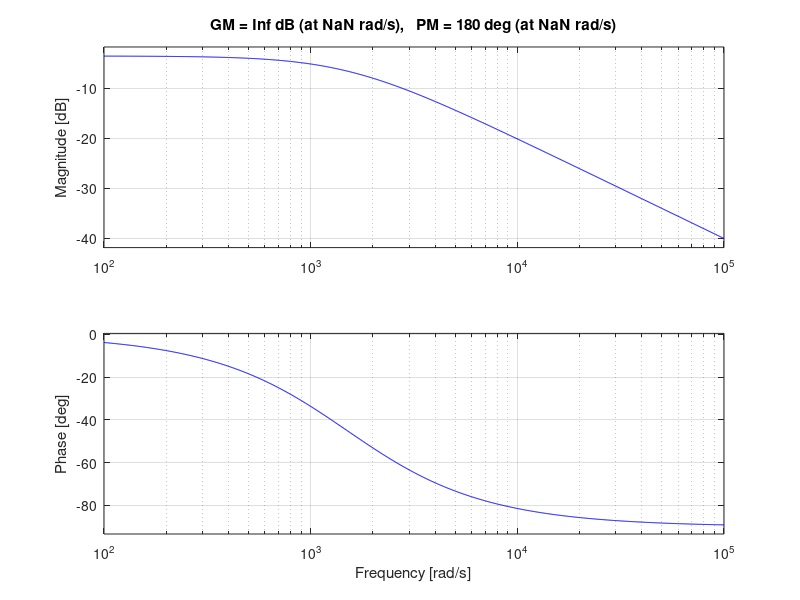
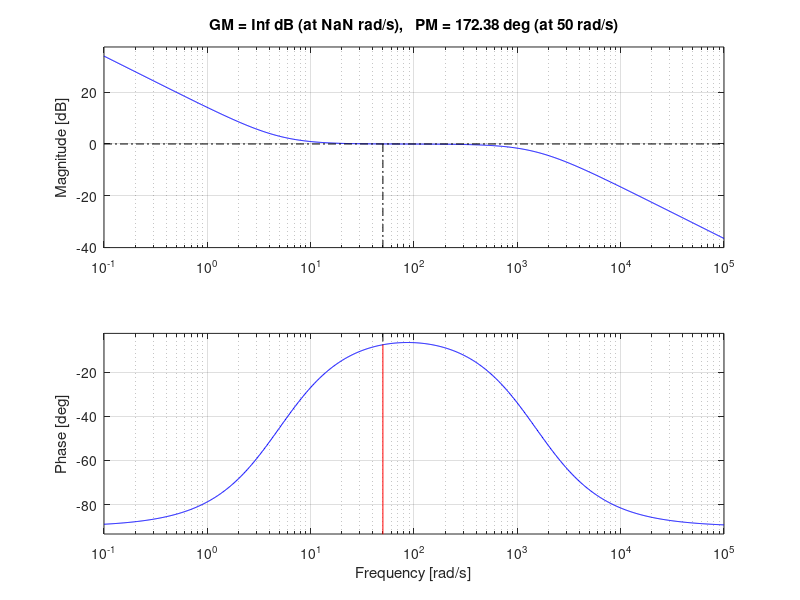
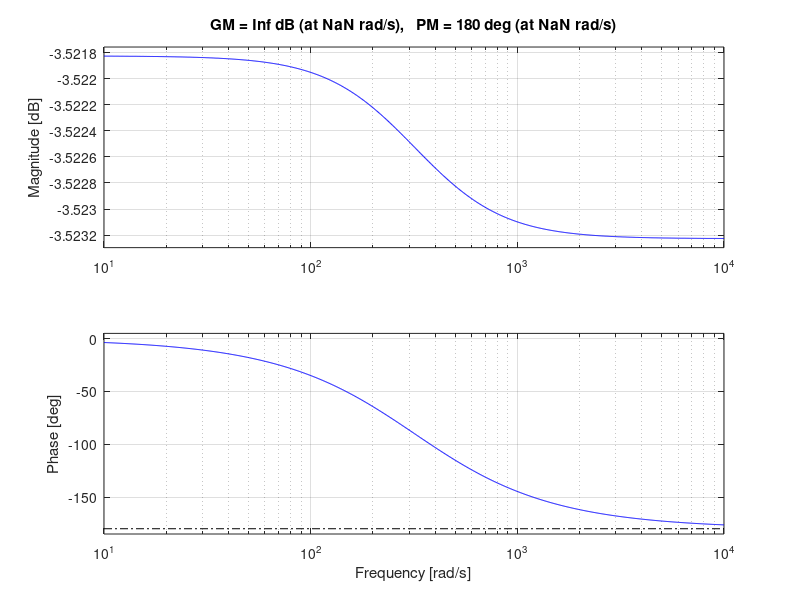
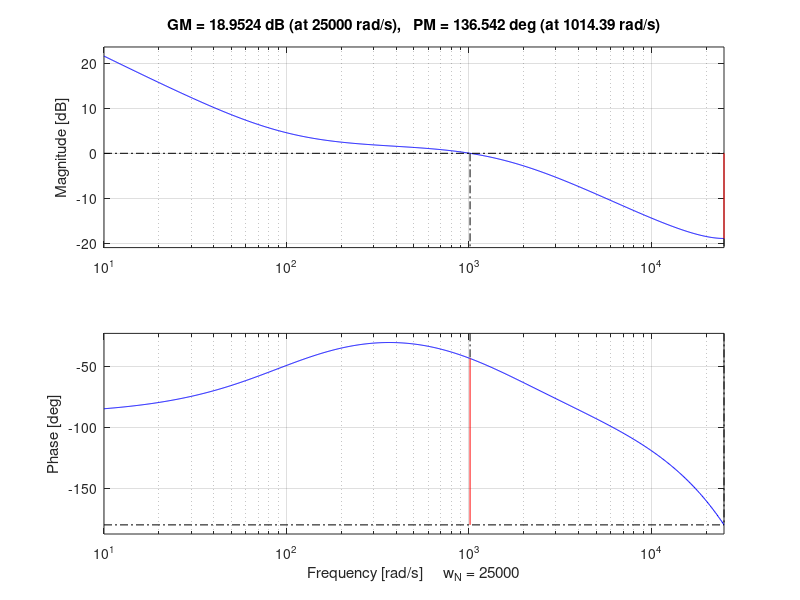

These charts were generated, in order, by the following MATLAB code: (Note: this script raises an error after producing the figures.)
clear, close all, clc

% Assignment 2:
%% Part 1: Design a dq model of the PMSM in Simulink
% Datasheet:
Lq   = 1*10^-3; % H
Ld   = 1*10^-3; % H
R    = 1.5    ; % Ohm
L_M  = 0.1    ; % Nm/A
Kf   = 0.25   ; % Nm*s/rad
J    = 2      ; % kg*m²

% The q-part is completed by using the block diagram from Lecture 6
% PowerPoint. The d-part is found from the equation in same PowerPoint:
% vd = Rd*id + Ld * did/dt - Lq*w*iq

%% Part 2: Design and implement analog PI controllers for the system and simulate a
% torque step response. Try different bandwidths for the system.

wc = 50; % Resulting bandwidth: 1.5 * wc rad/s
wc1 = 250;
wc2 = 1000;

% The dynamic models for dq are (roughly):
Gd_num = [1];
Gd_den = [Ld R];
Gd = tf(Gd_num, Gd_den);

Gq_num = [1];
Gq_den = [Lq R];
Gq = tf(Gq_num, Gq_den);

% As the models are identical for this assignment, just one transfer
% function needs to be found for the PI Controller, here using i_d.
[gain, phase] = bode(Gd, wc);
figure(1)
margin(Gd) % Plot of i_d model

% Design the PI controller in the continuous time
% The proportional part is solely a constant
kp = 1/gain; % Ensures crossover frequency is as wanted

% The integral part is then calculated
ki = 1; % I part's steady-state value, should not impact the system
wi = wc/10; % I part's natural frequency, should be around a decade lower than system's frequency due to phase impact
ti = 1/wi; % I part's time constant

Dps_num = ki*[ti 1];
Dps_den = [ti 0];
Dps = tf(Dps_num, Dps_den);

% The resulting PI controller is then:
Ddpis = kp * Dps;

% Calculate new gain and phase of plant with PI controller
[gain, phase] = bode(Gd*Ddpis, wc);

% Change gain to adjust perfectly
kp = kp * 1/gain;
Ddpis = kp * Dps;

% Bode plot of final plant and PI controller
figure(2)
[gain, phase] = bode(Gd*Ddpis, wc);
margin(Gd*Ddpis)

% Values for Simulink:
Kp = kp;
Ki = kp/ti;
Kp1 = Kp;
Kp2 = Kp;
Ki1 = kp/(1/(wc1/10));
Ki2 = kp/(1/(wc2/10));

%% Part 3: Design and implement a digital PI controller and simulate torque step response.
% Try different design approaches (Nyquist, Tustin, Pole Placement) and
% sample times.

wc = 1000; % Resulting bandwidth: ~1500 rad/s
T = [1/((1*wc)/(2*pi)) 1/((10*wc)/(2*pi)) 1/((25*wc)/(2*pi)) 1/((50*wc)/(2*pi))];

% The dq models are identical, but mapped into the discrete domain.
Gdz = c2d(Gd, T(1));
Gdz1 = c2d(Gd, T(2));
Gdz2 = c2d(Gd, T(3));
Gdz3 = c2d(Gd, T(4));

Gdw = d2c(Gdz, 'Tustin');
Gdw1 = d2c(Gdz1, 'Tustin');
Gdw2 = d2c(Gdz2, 'Tustin');
Gdw3 = d2c(Gdz3, 'Tustin');

figure(3)
[gain, phase] = bode(Gdw, wc);
margin(Gdw)

% Design the PI controller in the continuous time
% The proportional part is solely a constant
kp = 1/gain; % Ensures crossover frequency is as wanted

% The integral part is then calculated
ki = 1; % I part's steady-state value, should not impact the system
wi = wc/10; % I part's natural frequency, should be around a decade lower than system's frequency due to phase impact
ti = 1/wi; % I part's time constant

Dps_num = ki*[ti 1];
Dps_den = [ti 0];
Dps = tf(Dps_num, Dps_den);

% The resulting PI controller is then:
Ddpis = kp * Dps;

% Calculate new gain and phase of plant with PI controller
[gain, phase] = bode(Gdw*Ddpis, wc);

% Change gain to adjust perfectly
%kp = kp * 1/gain;

% The resulting PI controller is then found and mapped into the discrete
% domain
Ddpis = kp * Dps;
Ddpiz = c2d(Ddpis, T(1), 'Tustin')



[gain, phase] = bode(Gdw1, wc);

% Design the PI controller in the continuous time
% The proportional part is solely a constant
kp = 1/gain; % Ensures crossover frequency is as wanted

% The integral part is then calculated
ki = 1; % I part's steady-state value, should not impact the system
wi = wc/10; % I part's natural frequency, should be around a decade lower than system's frequency due to phase impact
ti = 1/wi; % I part's time constant

Dps_num = ki*[ti 1];
Dps_den = [ti 0];
Dps = tf(Dps_num, Dps_den);

% The resulting PI controller is then:
Ddpis = kp * Dps;

% Calculate new gain and phase of plant with PI controller
[gain, phase] = bode(Gdw1*Ddpis, wc);

% Change gain to adjust perfectly
%kp = kp * 1/gain;

% The resulting PI controller is then found and mapped into the discrete
% domain
Ddpis = kp * Dps;
Ddpiz1 = c2d(Ddpis, T(2), 'Tustin')



[gain, phase] = bode(Gdw2, wc);

% Design the PI controller in the continuous time
% The proportional part is solely a constant
kp = 1/gain; % Ensures crossover frequency is as wanted

% The integral part is then calculated
ki = 1; % I part's steady-state value, should not impact the system
wi = wc/10; % I part's natural frequency, should be around a decade lower than system's frequency due to phase impact
ti = 1/wi; % I part's time constant

Dps_num = ki*[ti 1];
Dps_den = [ti 0];
Dps = tf(Dps_num, Dps_den);

% The resulting PI controller is then:
Ddpis = kp * Dps;

% Calculate new gain and phase of plant with PI controller
[gain, phase] = bode(Gdw2*Ddpis, wc);

% Change gain to adjust perfectly
%kp = kp * 1/gain;

% The resulting PI controller is then found and mapped into the discrete
% domain
Ddpis = kp * Dps;
Ddpiz2 = c2d(Ddpis, T(3), 'Tustin')



[gain, phase] = bode(Gdw3, wc);

% Design the PI controller in the continuous time
% The proportional part is solely a constant
kp = 1/gain; % Ensures crossover frequency is as wanted

% The integral part is then calculated
ki = 1; % I part's steady-state value, should not impact the system
wi = wc/10; % I part's natural frequency, should be around a decade lower than system's frequency due to phase impact
ti = 1/wi; % I part's time constant

Dps_num = ki*[ti 1];
Dps_den = [ti 0];
Dps = tf(Dps_num, Dps_den);

% The resulting PI controller is then:
Ddpis = kp * Dps;

% Calculate new gain and phase of plant with PI controller
[gain, phase] = bode(Gdw3*Ddpis, wc);

% Change gain to adjust perfectly
%kp = kp * 1/gain;

% The resulting PI controller is then found and mapped into the discrete
% domain
Ddpis = kp * Dps;
Ddpiz3 = c2d(Ddpis, T(4), 'Tustin')



% Bode plot of plant with digital controller
figure(4)
subplot(2,2,1)
margin(Ddpiz*Gdz)

subplot(2,2,2)
margin(Ddpiz1*Gdz1)

subplot(2,2,3)
margin(Ddpiz2*Gdz2)

subplot(2,2,4)
margin(Ddpiz3*Gdz3)

% Values for Simulink:
Kp = kp/2;
Ki = kp/ti;

% Pole Placement values
%(1500+1000*K_p) = 45
%1000*K_p = 45-1500
%K_p = (45-1500)/1000
Kp_pole = (45-1500)/1000; %0.018;
Ki_pole = 0.5062;

%Kp = Kp_pole;
%Ki = Ki_pole;

T(1) = T(3);
d = 0.005;

figure(5)
s = tf('s');
margin(Ddpiz2*Gdz2*c2d(exp(-d*s),T(1)))
